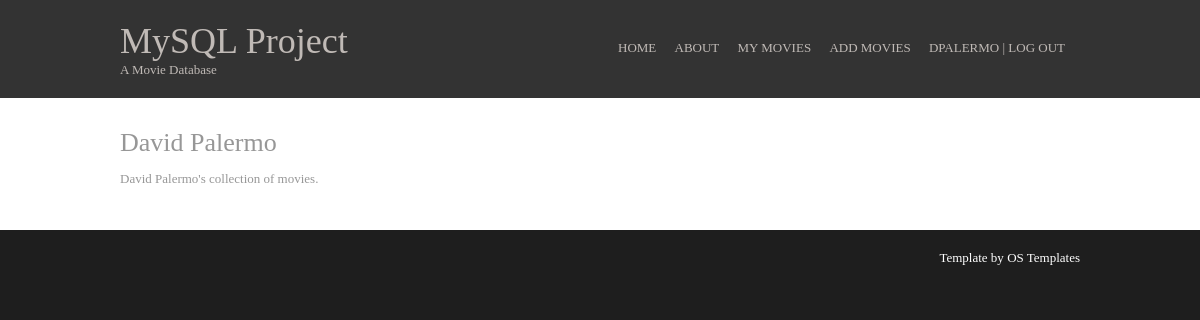
The app's page / (signed in) with its own data.
### tables this page shows
CREATE TABLE accounts (
	ID INT NOT NULL AUTO_INCREMENT
	, UserName VARCHAR(32) NOT NULL
	, FirstName VARCHAR(30) NOT NULL
	, LastName VARCHAR(30) NOT NULL
	, Email VARCHAR(100) NOT NULL
	, Password CHAR(40) NOT NULL
	, Salt INT NOT NULL
	, AccountDescription TEXT
	, AccountAdded DATE NOT NULL
	, PRIMARY KEY (ID)
	, INDEX (UserName, Password)
);

### index.php (called while the page is built, shortened)
<?php
	$controller = new controller\Controller();
	$controller->invoke();
?>

### src/db/mysqli.php (called while the page is built, shortened)
<?php
class mysqli {
	public function __construct($hostname, $username, $password, $database) {
		$this->hostname = $hostname;
		$this->username = $username;
		$this->password = $password;
		$this->database = $database;
		$this->mysqli = new \mysqli($this->hostname, $this->username, $this->password, $this->database);
	}
	public function query($statement) {
		$this->result = $this->mysqli->query($statement);
		$this->values = [];
		if (is_object($this->result)) {
			foreach ($this->result as $key => $values) {
				$this->values[] = $values;
			}
			return $this->values;
		} else {
			return $this->result;
		}
	}
}
?>

### src/model/model-account.php (called while the page is built, shortened)
<?php
class Model
{
	public $ID;
	public $userName;
	public $db;
	public function getAccountDetails ()
	{
		$query = $this->db->query("SELECT
			FirstName,
			LastName,
			Email,
			AccountDescription
			FROM accounts
			WHERE ID = '".$this->ID."'
			AND UserName = '".$this->userName."';");
		$result = $query[0];
		$account = new account\Account($this->ID, $this->userName, $result['FirstName'], $result['LastName'], $result['Email'], $result['AccountDescription']);
		return $account;
	}
	public function getAccount ($db, $ID, $userName)
	{
		$this->db = $db;
		$this->ID = $ID;
		$this->userName = $userName;
		$accountDetails = $this->getAccountDetails();
		return $accountDetails ;
	}
}
?>

### src/model/account.php (called while the page is built, shortened)
<?php
class Account
{
	public function __construct ($ID, $userName, $firstName, $lastName, $email, $accountDescription)
    {
	    $this->firstName = $firstName;
	    $this->lastName = $lastName;
			$this->accountDescription = $accountDescription;
    }
}
?>

### src/view/main.php (the view, shortened to what this page needs)
<?php
	if (!isset($content)) {
		$content = '<h2>'.$account->firstName.' '.$account->lastName.'</h2>
			<p>'.$account->accountDescription.'</p>';
	}
?>

### styles/layout.css (style rules this page uses)
body { margin:0; padding:0; font-size:13px; font-family:Georgia, "Times New Roman", Times, serif; color:#FFFFFF; background-color:#1E1E1E; }
h1, h2, h3, h4, h5, h6 { margin:0; padding:0; font-size:20px; font-weight:normal; font-style:normal; line-height:normal; }
h2 { font-size:2em; }

### records on screen
accounts: FirstName "David", LastName "Palermo", AccountDescription "David Palermo's collection of movies."

### other values on screen
$_SESSION['username'] "DPALERMO"
